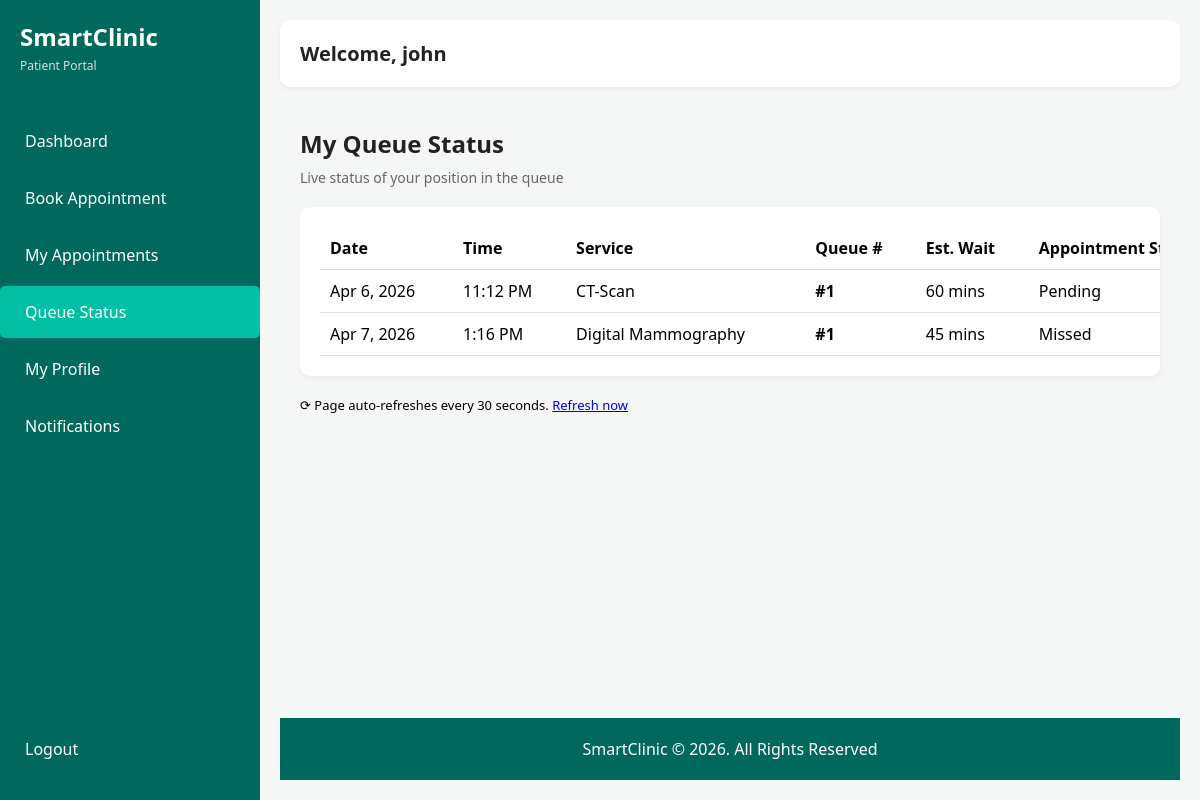
The app's page /patients/queue_status.php (signed in), older data.
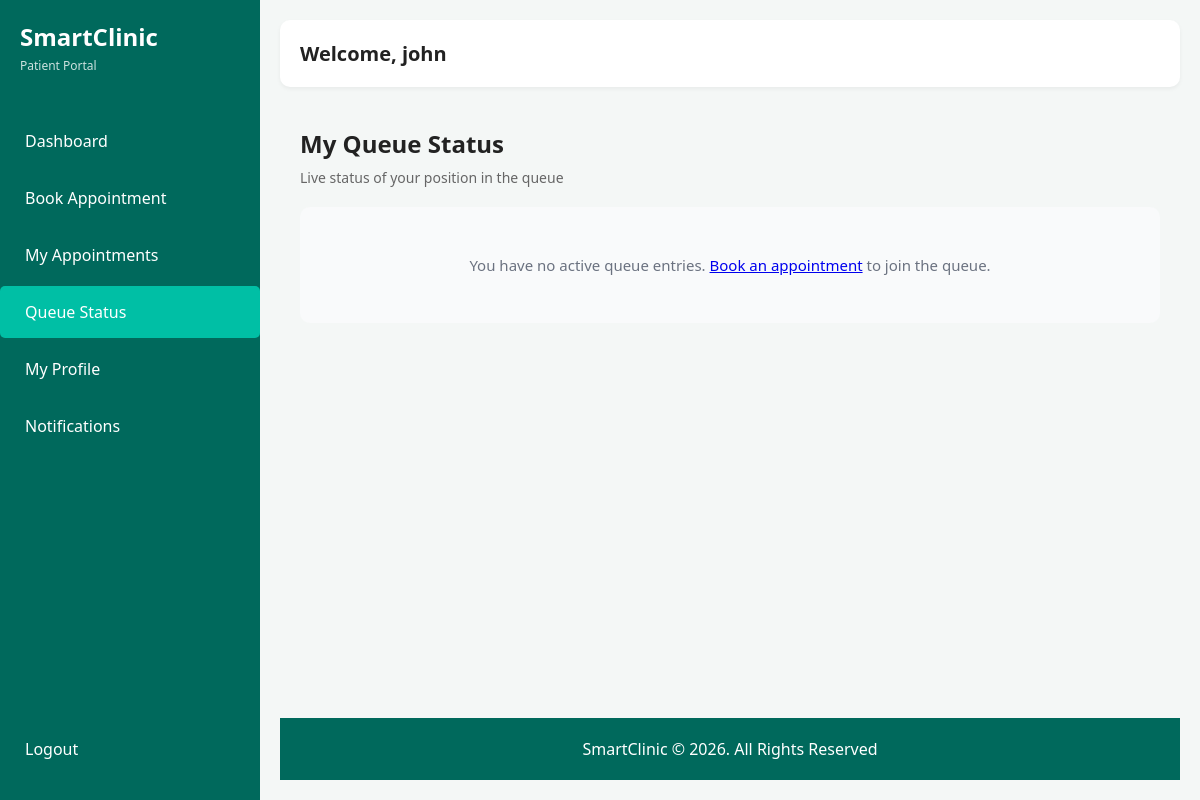
The same page, newer data.
### tables this page shows
CREATE TABLE `queue` (
  `queue_id` int(11) UNSIGNED NOT NULL COMMENT 'PK for queue',
  `appointment_id` int(11) UNSIGNED NOT NULL COMMENT 'FK appointments',
  `queue_number` int(11) UNSIGNED NOT NULL COMMENT 'Patient position in queue',
  `status` enum('pending','ongoing','completed','missed','cancelled') NOT NULL DEFAULT 'pending' COMMENT 'Current queue status',
  `estimated_wait` int(11) UNSIGNED NOT NULL DEFAULT 0 COMMENT 'Estimated waiting time in minutes',
  `created_at` timestamp NOT NULL DEFAULT current_timestamp() COMMENT 'Queue record creation date'
);

CREATE TABLE `appointments` (
  `appointment_id` int(11) UNSIGNED NOT NULL COMMENT 'PK for appointments',
  `patient_id` int(11) UNSIGNED NOT NULL COMMENT 'FK users',
  `service_id` int(11) UNSIGNED NOT NULL COMMENT 'FK services',
  `appointment_date` date NOT NULL COMMENT 'Date of the appointment',
  `appointment_time` time NOT NULL COMMENT 'Time of the appointment',
  `status` enum('pending','confirmed','ongoing','completed','missed','cancelled') NOT NULL DEFAULT 'pending' COMMENT 'Current appointment status',
  `created_at` timestamp NOT NULL DEFAULT current_timestamp() COMMENT 'Creation date'
);

CREATE TABLE `services` (
  `service_id` int(11) UNSIGNED NOT NULL COMMENT 'PK for services',
  `service_name` varchar(100) NOT NULL COMMENT 'Name of the clinic service',
  `description` text DEFAULT NULL COMMENT 'Description of service',
  `estimated_duration` int(11) UNSIGNED NOT NULL DEFAULT 30 COMMENT 'Estimated duration in minutes'
);

### patients/queue_status.php (the view, shortened to what the changed rows need)
<?php
require_once '../config/database.php';
$patient_id = $_SESSION['user_id'];
$name_result = mysqli_query($conn, "SELECT first_name FROM users WHERE user_id = $patient_id");
$user = mysqli_fetch_assoc($name_result);
$query = "
    SELECT
        q.queue_id,
        q.status AS queue_status,
        q.estimated_wait,
        a.appointment_id,
        a.appointment_date,
        a.appointment_time,
        a.status AS appointment_status,
        s.service_name
    FROM queue q
    JOIN appointments a ON q.appointment_id = a.appointment_id
    JOIN services s ON a.service_id = s.service_id
    WHERE a.patient_id = $patient_id
    ORDER BY a.appointment_date ASC, a.appointment_time ASC, a.appointment_id ASC
";
$result = mysqli_query($conn, $query);
$queues = [];
while ($row = mysqli_fetch_assoc($result)) {
    $queues[] = $row;
}
?>
<!DOCTYPE html>
<html lang="en">
<head>
    <link rel="stylesheet" href="../assets/css/styles.css">
</head>
<body class="dashboard-page">
<div class="app-container">
    <aside class="sidebar">
        <div class="logo">
            <h1>SmartClinic</h1>
        </div>
    </aside>
    <main class="main-content">
        <header class="top-bar">
            <h2>Welcome, <?= htmlspecialchars($user['first_name'] ?? '') ?></h2>
        </header>
        <section class="dashboard">
            <div class="dashboard-header">
                <h3>My Queue Status</h3>
                <p>Live status of your position in the queue</p>
            </div>
            <?php if (empty($queues)): ?>
                <div class="no-data">
                    <p>You have no active queue entries. <a href="book_appointment.php">Book an appointment</a> to join the queue.</p>
                </div>
            <?php else: ?>
                <div class="table-responsive content-card">
                    <table class="styled-table">
                        <thead>
                            <tr>
                                <th>Date</th>
                                <th>Time</th>
                                <th>Service</th>
                                <th>Queue #</th>
                                <th>Est. Wait</th>
                                <th>Appointment Status</th>
                            </tr>
                        </thead>
                        <tbody>
                            <?php
                            $current_date = '';
                            $queue_pos = 0;
                            foreach ($queues as $q):
                                if ($current_date !== $q['appointment_date']) {
                                    $current_date = $q['appointment_date'];
                                    $queue_pos = 1;
                                } else {
                                    $queue_pos++;
                                }
                                $appt_badge = match($q['appointment_status']) {
                                    'pending'   => 'bg-warning',
                                    'confirmed' => 'bg-primary',
                                    'ongoing'   => 'bg-info',
                                    'completed' => 'bg-success',
                                    'cancelled' => 'bg-secondary',
                                    'missed'    => 'bg-danger',
                                    default     => 'bg-secondary'
                                };
                            ?>
                                <tr>
                                    <td><?= date('M j, Y', strtotime($q['appointment_date'])) ?></td>
                                    <td><?= date('g:i A', strtotime($q['appointment_time'])) ?></td>
                                    <td><?= htmlspecialchars($q['service_name']) ?></td>
                                    <td><strong>#<?= $queue_pos ?></strong></td>
                                    <td><?= $q['estimated_wait'] ?> mins</td>
                                    <td>
                                        <span class="badge <?= $appt_badge ?>">
                                            <?= ucfirst($q['appointment_status']) ?>
                                        </span>
                                    </td>
                                </tr>
                            <?php endforeach; ?>
                        </tbody>
                    </table>
                </div>
                <p class="text-muted" style="font-size:13px; margin-top:10px;">
                    ⟳ Page auto-refreshes every 30 seconds.
                    <a href="queue_status.php">Refresh now</a>
                </p>
            <?php endif; ?>
        </section>
    </main>
</div>
</body>
</html>

Row changes from the older to the newer data that the page shows:
removed queue: appointment.appointment_date "Apr 6, 2026", appointment.appointment_time "11:12 PM", services.service_name "CT-Scan", appointment.appointment_date "1", estimated_wait "60", appointment.status "Pending"
removed queue: appointment.appointment_date "Apr 7, 2026", appointment.appointment_time "1:16 PM", services.service_name "Digital Mammography", queue_pos "1", estimated_wait "45", appointment.status "Missed"
Text that changed along with them:
text no longer shown: "Date Time Service Queue # Est. Wait Appointment… ⟳ Page auto-refreshes every 30 seconds. Refresh now"
text now shown: "You have no active queue entries. Book an appointment to join the queue."
